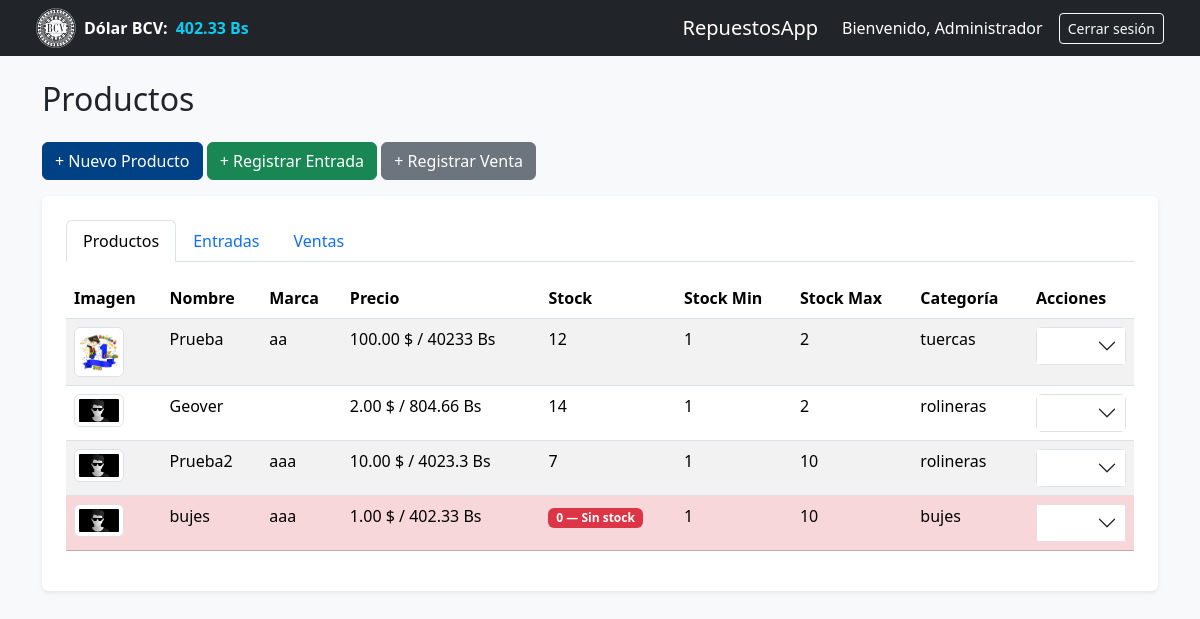
/?c=CProductos/view (signed in), run on an earlier commit of the app's database.
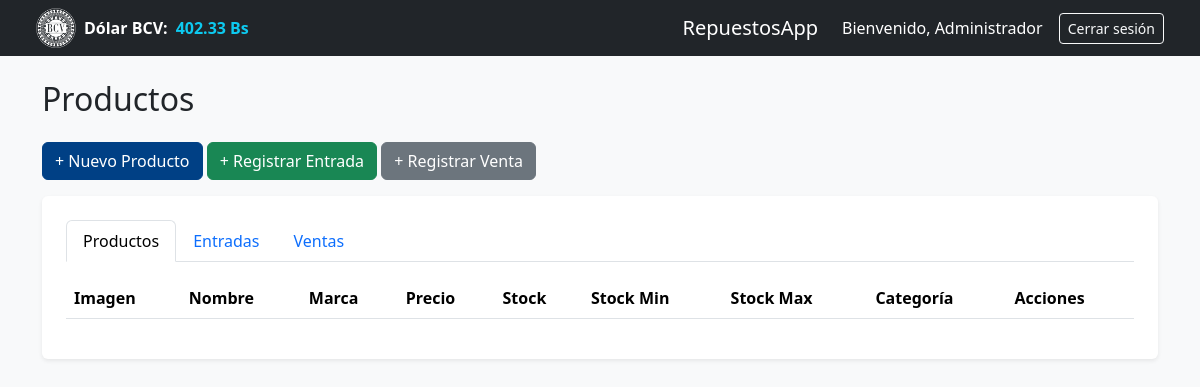
And on a later commit of the database.
### tables this page shows
CREATE TABLE `productos` (
  `id` int(11) NOT NULL,
  `id_categoria` int(11) DEFAULT NULL,
  `nombre` varchar(100) NOT NULL,
  `descripcion` text DEFAULT NULL,
  `marca` varchar(50) DEFAULT NULL,
  `precio` decimal(10,2) NOT NULL,
  `stock` int(11) NOT NULL DEFAULT 0,
  `stock_minimo` int(11) NOT NULL DEFAULT 0,
  `stock_maximo` int(11) DEFAULT NULL,
  `imagen` varchar(255) DEFAULT NULL,
  `estado` tinyint(1) DEFAULT 1
);

CREATE TABLE `tasa` (
  `id` int(11) NOT NULL,
  `valor` decimal(10,2) NOT NULL,
  `fecha_actualizacion` datetime NOT NULL DEFAULT current_timestamp()
);

### src/Views/complements/header.php (called while the page is built, shortened)
<?php
    if (class_exists('Anonymous01j\Repuestos\Models\Tasa')) {
        $tasa = new Tasa();
        $tasaData = $tasa->search();
        if ($tasaData && count($tasaData) > 0) {
            $tasaValor = number_format($tasaData[0]['valor'], 2, '.', '');
        }
    }
?>

### src/Controllers/cProductos.php (called while the page is built, shortened)
<?php
    class CProductos {
        public function view() {
            $producto = new Productos();
            $productos = $producto->search();
            require_once __DIR__ . '/../Views/Productos.php';
        }
    }

### src/Models/productos.php (called while the page is built, shortened)
<?php
    class Productos extends Conexion {
        public function search() {
            $sql = "SELECT *, (SELECT nombre FROM categorias WHERE id = id_categoria) AS categoria FROM productos";
            $stmt = $this->prepare($sql);
            if ($stmt->execute()) {
                return $stmt->fetchAll(\PDO::FETCH_ASSOC);
            } else {
                return [];
            }
        }
    }

### src/Models/tasa.php (called while the page is built, shortened)
<?php
    class Tasa extends Conexion {
        public function search() {
            $sql = "SELECT * FROM tasa";
            $stmt = $this->prepare($sql);
            $stmt->execute();
            return $stmt->fetchAll(\PDO::FETCH_ASSOC);
        }
    }

### src/Views/productos.php (the view, shortened to what the changed rows need)
<!DOCTYPE html>
<html lang="es">
<?php
include_once 'src/Views/complements/head.php';
include_once 'src/Views/complements/header.php';
?>
    <div class="container mt-4">
        <h2 class="mb-4">Productos</h2>
        <div class="container bg-white p-4 rounded shadow-sm">
            <div class="tab-content">
                <div class="tab-pane fade show active" id="productos" role="tabpanel">
                    <div class="table-responsive">
                        <table class="table-DT table table-striped" id="tablaProductos">
                            <thead>
                                <tr>
                                    <th>Imagen</th>
                                    <th>Nombre</th>
                                    <th>Marca</th>
                                    <th>Precio</th>
                                    <th>Stock</th>
                                    <th>Stock Min</th>
                                    <th>Stock Max</th>
                                    <th>Categoría</th>
                                    <th>Acciones</th>
                                </tr>
                            </thead>
                            <tbody>
                                <?php foreach ($productos as $p): ?>
                                    <?php
                                        $stockAlerta = '';
                                        if ($p['stock'] == 0) {
                                            $stockAlerta = 'table-danger';
                                        } elseif ($p['stock'] <= $p['stock_minimo']) {
                                            $stockAlerta = 'table-warning';
                                        }
                                    ?>
                                    <tr class="<?= $stockAlerta ?>">
                                        <td>
                                            <img src="public/assets/img/products/<?= htmlspecialchars($p['imagen']) ?>"
                                                alt="img" class="img-thumbnail" width="50" style="cursor:pointer"
                                                data-bs-toggle="modal" data-bs-target="#modalImagen"
                                                onerror="this.onerror=null;this.src='public/assets/img/products/generic.png';"
                                                onclick="verImagen('<?= htmlspecialchars($p['imagen']) ?>')">
                                        </td>
                                        <td><?= htmlspecialchars($p['nombre']) ?></td>
                                        <td><?= htmlspecialchars($p['marca']) ?></td>
                                        <td>
                                            <?= htmlspecialchars($p['precio']) ?> $ /
                                            <?= htmlspecialchars($p['precio'] * $tasaValor) ?> Bs
                                        </td>
                                        <td>
                                            <?php if ($p['stock'] == 0): ?>
                                                <span class="badge bg-danger">0 — Sin stock</span>
                                            <?php elseif ($p['stock'] <= $p['stock_minimo']): ?>
                                                <span class="badge bg-warning text-dark"><?= $p['stock'] ?> ⚠️</span>
                                            <?php else: ?>
                                                <?= htmlspecialchars($p['stock']) ?>
                                            <?php endif; ?>
                                        </td>
                                        <td><?= htmlspecialchars($p['stock_minimo']) ?></td>
                                        <td><?= htmlspecialchars($p['stock_maximo']) ?></td>
                                        <td><?= htmlspecialchars($p['categoria']) ?></td>
                                        <td>
                                            <div class="accordion" id="accordionAcciones_<?= $p['id'] ?>">
                                                <div class="accordion-item">
                                                    <button class="accordion-button collapsed p-2" type="button"
                                                        data-bs-toggle="collapse"
                                                        data-bs-target="#collapseAcciones_<?= $p['id'] ?>"
                                                        aria-expanded="false">
                                                    </button>
                                                </div>
                                            </div>
                                        </td>
                                    </tr>
                                <?php endforeach; ?>
                            </tbody>
                        </table>
                    </div>
                </div>
            </div>
        </div>
    </div>
</body>
</html>

What changed in the data, as far as the page shows it:
removed productos: imagen (picture), nombre "Prueba", marca "aa", precio "100.00", $p['precio']*$tasaValor "40233", stock "12", stock_minimo "1", stock_maximo "2", categoria "tuercas"
removed productos: nombre "Geover", precio "2.00", $p['precio']*$tasaValor "804.66", stock "14", stock_minimo "1", stock_maximo "2", categoria "rolineras"
removed productos: nombre "Prueba2", marca "aaa", precio "10.00", $p['precio']*$tasaValor "4023.3", stock "7", stock_minimo "1", stock_maximo "10", categoria "rolineras"
removed productos: nombre "bujes", marca "aaa", precio "1.00", $p['precio']*$tasaValor "402.33", stock "0 — Sin stock", stock_minimo "1", stock_maximo "10", categoria "bujes"
